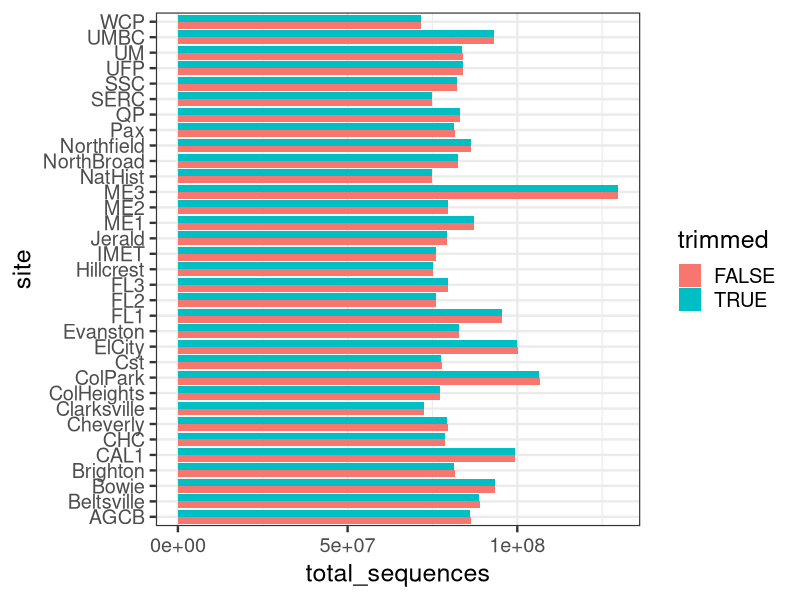
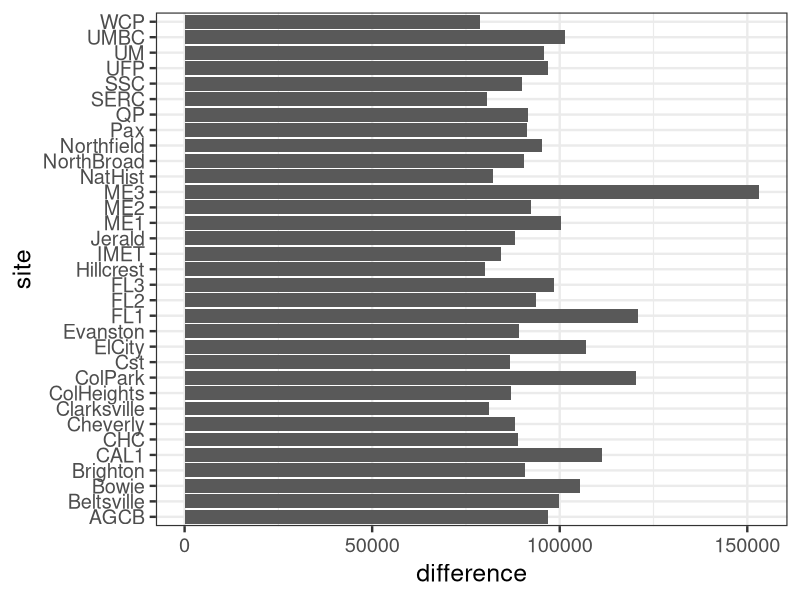
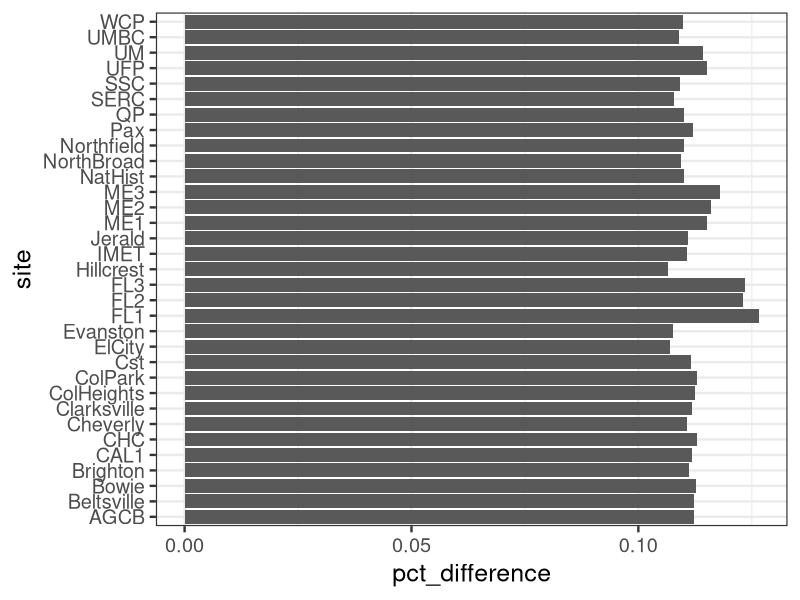
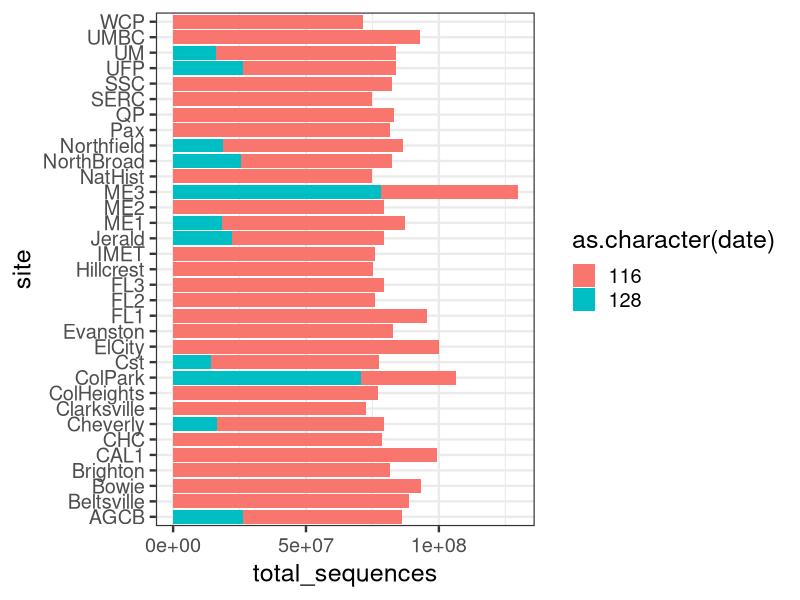

Write R code to recreate these figures, in order.
# load packages
library(dplyr)
library(tidyverse)
library(ggplot2)

# set working directory
setwd('C:/Users/Ben/Desktop/UMD/Research/SequencingData/SequencingData/')

# load data
data = read.csv('sequencing_files.csv')

# for the sake of read counts, removing all R2's since they're identical to R1
data = data[data$run == 'R1',]

# combine between dates
data = data %>% group_by(site, trimmed) %>%
  summarize(total_sequences = sum(total_sequences))

# bar plot comparing trimmed and un-trimmed
p = ggplot(data) +
  geom_bar(mapping = aes(x = site, y = total_sequences, fill = trimmed),
           stat = 'identity', position = 'dodge') +
  coord_flip() +
  theme_bw(base_size = 18)

ggsave(p, filename = 'trimmed_vs_untrimmed_raw_read_counts.png', width = 10, height = 8, units = 'in')

# calculating the percentage and raw difference between trimmed and untrimmed read counts
trimmed_vs_untrimmed = data %>%
  pivot_wider(names_from = trimmed, values_from = total_sequences) %>%
  rename(untrimmed = `FALSE`, trimmed = `TRUE`) %>%
  mutate(difference = untrimmed - trimmed,
         pct_difference = (difference/untrimmed)*100)

# raw difference
p = ggplot(trimmed_vs_untrimmed) +
  geom_bar(mapping = aes(x = site, y = difference),
           stat = 'identity') +
  coord_flip() +
  theme_bw(base_size = 18)

ggsave(p, filename = 'trimmed_vs_untrimmed_raw_difference.png', width = 10, height = 8, units = 'in')


# pct difference
p = ggplot(trimmed_vs_untrimmed) +
  geom_bar(mapping = aes(x = site, y = pct_difference),
           stat = 'identity') +
  coord_flip() +
  theme_bw(base_size = 18)

ggsave(p, filename = 'trimmed_vs_untrimmed_pct_difference.png', width = 10, height = 8, units = 'in')

# load data again
data = read.csv('sequencing_files.csv')

# for the sake of read counts, removing all R2's since they're identical to R1
data = data[data$run == 'R1',]

# also now judy looking at trimmed data
data = data[data$trimmed == 'TRUE',]

# bar plot comparing runs
p = ggplot(data) +
  geom_bar(mapping = aes(x = site, y = total_sequences, fill = as.character(date)),
           stat = 'identity', position = 'stack') +
  coord_flip() +
  theme_bw(base_size = 18)

ggsave(p, filename = 'trimmed_read_counts_across_runs.png', width = 10, height = 8, units = 'in')
